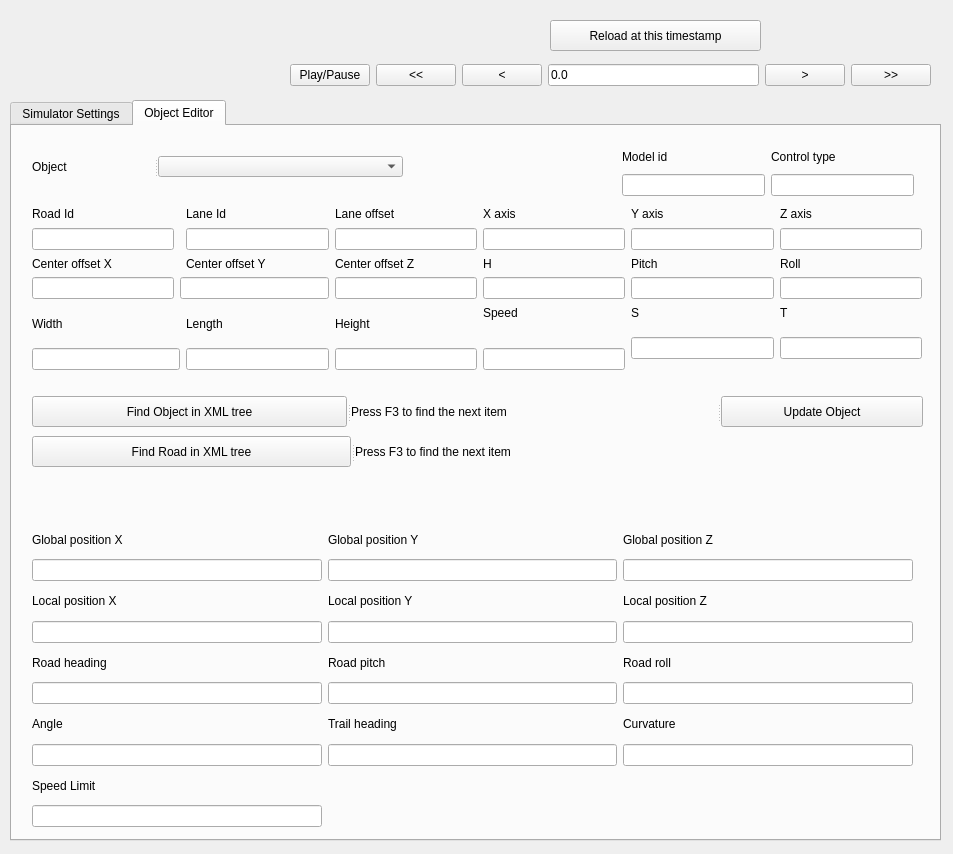
<?xml version="1.0" encoding="UTF-8"?>
<ui version="4.0">
 <class>MainWindow</class>
 <widget class="QMainWindow" name="MainWindow">
  <property name="geometry">
   <rect>
    <x>0</x>
    <y>0</y>
    <width>953</width>
    <height>854</height>
   </rect>
  </property>
  <property name="windowTitle">
   <string>MainWindow</string>
  </property>
  <widget class="QWidget" name="centralwidget">
   <widget class="QPushButton" name="pushButton_reload">
    <property name="geometry">
     <rect>
      <x>550</x>
      <y>20</y>
      <width>211</width>
      <height>31</height>
     </rect>
    </property>
    <property name="text">
     <string>Reload at this timestamp</string>
    </property>
   </widget>
   <widget class="QTabWidget" name="tabWidget">
    <property name="enabled">
     <bool>true</bool>
    </property>
    <property name="geometry">
     <rect>
      <x>10</x>
      <y>100</y>
      <width>931</width>
      <height>741</height>
     </rect>
    </property>
    <property name="currentIndex">
     <number>1</number>
    </property>
    <property name="usesScrollButtons">
     <bool>true</bool>
    </property>
    <property name="documentMode">
     <bool>false</bool>
    </property>
    <property name="tabBarAutoHide">
     <bool>false</bool>
    </property>
    <widget class="QWidget" name="tab_viewer">
     <attribute name="title">
      <string>Simulator Settings</string>
     </attribute>
     <widget class="QWidget" name="layoutWidget">
      <property name="geometry">
       <rect>
        <x>730</x>
        <y>30</y>
        <width>182</width>
        <height>91</height>
       </rect>
      </property>
      <layout class="QGridLayout" name="gridLayout_2">
       <item row="0" column="0">
        <widget class="QLabel" name="label_">
         <property name="text">
          <string>x →</string>
         </property>
        </widget>
       </item>
       <item row="0" column="1">
        <widget class="QLineEdit" name="lineEdit_window_x">
         <property name="text">
          <string>60</string>
         </property>
        </widget>
       </item>
       <item row="0" column="2">
        <widget class="QLabel" name="label_window_w">
         <property name="text">
          <string>w ↔</string>
         </property>
        </widget>
       </item>
       <item row="0" column="3">
        <widget class="QLineEdit" name="lineEdit_window_w">
         <property name="text">
          <string>800</string>
         </property>
        </widget>
       </item>
       <item row="1" column="0">
        <widget class="QLabel" name="label_window_y">
         <property name="text">
          <string>y↓</string>
         </property>
        </widget>
       </item>
       <item row="1" column="1">
        <widget class="QLineEdit" name="lineEdit_window_y">
         <property name="text">
          <string>60</string>
         </property>
        </widget>
       </item>
       <item row="1" column="2">
        <widget class="QLabel" name="label_window_h">
         <property name="text">
          <string>h ↕</string>
         </property>
        </widget>
       </item>
       <item row="1" column="3">
        <widget class="QLineEdit" name="lineEdit_window_h">
         <property name="text">
          <string>400</string>
         </property>
        </widget>
       </item>
      </layout>
     </widget>
     <widget class="QWidget" name="layoutWidget">
      <property name="geometry">
       <rect>
        <x>10</x>
        <y>130</y>
        <width>901</width>
        <height>131</height>
       </rect>
      </property>
      <layout class="QVBoxLayout" name="verticalLayout_2">
       <item>
        <widget class="QCheckBox" name="checkBox_disable_ctrls">
         <property name="text">
          <string>Disable controls (Checked: Any controller will be disabled / Unchecked: Controllers applied according to OSC file)</string>
         </property>
        </widget>
       </item>
       <item>
        <widget class="QCheckBox" name="checkBox_use_viewer">
         <property name="text">
          <string>User viewer ( DO NOT CHANGE)</string>
         </property>
         <property name="checked">
          <bool>true</bool>
         </property>
        </widget>
       </item>
       <item>
        <widget class="QCheckBox" name="checkBox_record">
         <property name="text">
          <string>Create recording for later playback 0=no recording</string>
         </property>
        </widget>
       </item>
       <item>
        <widget class="QCheckBox" name="checkBox_threads">
         <property name="text">
          <string>Threads (Checked: viewer in a separate thread, parallel to scenario engine</string>
         </property>
         <property name="checked">
          <bool>true</bool>
         </property>
        </widget>
       </item>
      </layout>
     </widget>
     <widget class="QLabel" name="label_logfile_2">
      <property name="geometry">
       <rect>
        <x>750</x>
        <y>0</y>
        <width>121</width>
        <height>31</height>
       </rect>
      </property>
      <property name="text">
       <string>Window settings</string>
      </property>
     </widget>
     <widget class="QWidget" name="layoutWidget">
      <property name="geometry">
       <rect>
        <x>10</x>
        <y>270</y>
        <width>901</width>
        <height>191</height>
       </rect>
      </property>
      <layout class="QVBoxLayout" name="verticalLayout">
       <item>
        <widget class="QLabel" name="label_oscfilename">
         <property name="text">
          <string>(filename.xosc)</string>
         </property>
        </widget>
       </item>
       <item>
        <widget class="QLabel" name="label_odrfilename">
         <property name="text">
          <string>(filename.xodr)</string>
         </property>
        </widget>
       </item>
       <item>
        <widget class="QLabel" name="label_osgfilename">
         <property name="text">
          <string>(filename.osg)</string>
         </property>
        </widget>
       </item>
       <item>
        <widget class="QPushButton" name="pushButton_osgview">
         <property name="text">
          <string>Open OSGEdit</string>
         </property>
        </widget>
       </item>
      </layout>
     </widget>
     <widget class="QWidget" name="layoutWidget">
      <property name="geometry">
       <rect>
        <x>10</x>
        <y>30</y>
        <width>201</width>
        <height>58</height>
       </rect>
      </property>
      <layout class="QGridLayout" name="gridLayout_3">
       <item row="0" column="0">
        <widget class="QPushButton" name="pushButton_addpath">
         <property name="text">
          <string>Add path</string>
         </property>
        </widget>
       </item>
       <item row="0" column="1">
        <widget class="QPushButton" name="pushButton_clearpath">
         <property name="text">
          <string>Clear path</string>
         </property>
        </widget>
       </item>
       <item row="1" column="0">
        <widget class="QPushButton" name="pushButton_logfile">
         <property name="text">
          <string>Add OSI log file</string>
         </property>
        </widget>
       </item>
       <item row="1" column="1">
        <widget class="QPushButton" name="pushButton_clearlog">
         <property name="text">
          <string>Clear path</string>
         </property>
        </widget>
       </item>
      </layout>
     </widget>
     <widget class="QWidget" name="layoutWidget">
      <property name="geometry">
       <rect>
        <x>220</x>
        <y>30</y>
        <width>511</width>
        <height>61</height>
       </rect>
      </property>
      <layout class="QVBoxLayout" name="verticalLayout_3">
       <item>
        <widget class="QLabel" name="label_path">
         <property name="text">
          <string>(empty)</string>
         </property>
        </widget>
       </item>
       <item>
        <widget class="QLabel" name="label_logfile">
         <property name="text">
          <string>(empty)</string>
         </property>
        </widget>
       </item>
      </layout>
     </widget>
     <widget class="QWidget" name="layoutWidget">
      <property name="geometry">
       <rect>
        <x>10</x>
        <y>100</y>
        <width>208</width>
        <height>27</height>
       </rect>
      </property>
      <layout class="QHBoxLayout" name="horizontalLayout_2">
       <item>
        <widget class="QLabel" name="label_host">
         <property name="text">
          <string>OSI host</string>
         </property>
        </widget>
       </item>
       <item>
        <widget class="QLineEdit" name="lineEdit_host">
         <property name="text">
          <string>127.0.0.1</string>
         </property>
        </widget>
       </item>
      </layout>
     </widget>
    </widget>
    <widget class="QWidget" name="tab_obj">
     <attribute name="title">
      <string>Object Editor</string>
     </attribute>
     <widget class="QWidget" name="layoutWidget">
      <property name="geometry">
       <rect>
        <x>20</x>
        <y>80</y>
        <width>890</width>
        <height>164</height>
       </rect>
      </property>
      <layout class="QGridLayout" name="gridLayout">
       <item row="0" column="0">
        <widget class="QLabel" name="label_roadid">
         <property name="text">
          <string>Road Id</string>
         </property>
        </widget>
       </item>
       <item row="0" column="2">
        <widget class="QLabel" name="label_laneid">
         <property name="text">
          <string>Lane Id</string>
         </property>
        </widget>
       </item>
       <item row="0" column="3">
        <widget class="QLabel" name="label_laneoffset">
         <property name="text">
          <string>Lane offset</string>
         </property>
        </widget>
       </item>
       <item row="0" column="4">
        <widget class="QLabel" name="label_x">
         <property name="text">
          <string>X axis</string>
         </property>
        </widget>
       </item>
       <item row="0" column="5">
        <widget class="QLabel" name="label_y">
         <property name="text">
          <string>Y axis</string>
         </property>
        </widget>
       </item>
       <item row="0" column="6">
        <widget class="QLabel" name="label_z">
         <property name="text">
          <string>Z axis</string>
         </property>
        </widget>
       </item>
       <item row="1" column="0">
        <widget class="QLineEdit" name="lineEdit_roadid"/>
       </item>
       <item row="1" column="2">
        <widget class="QLineEdit" name="lineEdit_laneid"/>
       </item>
       <item row="1" column="3">
        <widget class="QLineEdit" name="lineEdit_laneoffset"/>
       </item>
       <item row="1" column="4">
        <widget class="QLineEdit" name="lineEdit_x"/>
       </item>
       <item row="1" column="5">
        <widget class="QLineEdit" name="lineEdit_y"/>
       </item>
       <item row="1" column="6">
        <widget class="QLineEdit" name="lineEdit_z"/>
       </item>
       <item row="2" column="0">
        <widget class="QLabel" name="label_centeroffsetx">
         <property name="text">
          <string>Center offset X</string>
         </property>
        </widget>
       </item>
       <item row="2" column="2">
        <widget class="QLabel" name="label_centeroffsety">
         <property name="text">
          <string>Center offset Y</string>
         </property>
        </widget>
       </item>
       <item row="2" column="3">
        <widget class="QLabel" name="label_centeroffsetz">
         <property name="text">
          <string>Center offset Z</string>
         </property>
        </widget>
       </item>
       <item row="2" column="4">
        <widget class="QLabel" name="label_h">
         <property name="text">
          <string>H</string>
         </property>
        </widget>
       </item>
       <item row="2" column="5">
        <widget class="QLabel" name="label_pitch">
         <property name="text">
          <string>Pitch</string>
         </property>
        </widget>
       </item>
       <item row="2" column="6">
        <widget class="QLabel" name="label_roll">
         <property name="text">
          <string>Roll</string>
         </property>
        </widget>
       </item>
       <item row="3" column="0">
        <widget class="QLineEdit" name="lineEdit_centeroffsetx"/>
       </item>
       <item row="3" column="1" colspan="2">
        <widget class="QLineEdit" name="lineEdit_centeroffsety"/>
       </item>
       <item row="3" column="3">
        <widget class="QLineEdit" name="lineEdit_centeroffsetz"/>
       </item>
       <item row="3" column="4">
        <widget class="QLineEdit" name="lineEdit_h"/>
       </item>
       <item row="3" column="5">
        <widget class="QLineEdit" name="lineEdit_p"/>
       </item>
       <item row="3" column="6">
        <widget class="QLineEdit" name="lineEdit_r"/>
       </item>
       <item row="4" column="0" rowspan="2">
        <widget class="QLabel" name="label_width">
         <property name="text">
          <string>Width</string>
         </property>
        </widget>
       </item>
       <item row="4" column="2" rowspan="2">
        <widget class="QLabel" name="label_length">
         <property name="text">
          <string>Length</string>
         </property>
        </widget>
       </item>
       <item row="4" column="3" rowspan="2">
        <widget class="QLabel" name="label_height">
         <property name="text">
          <string>Height</string>
         </property>
        </widget>
       </item>
       <item row="4" column="4">
        <widget class="QLabel" name="label_speed">
         <property name="text">
          <string>Speed</string>
         </property>
        </widget>
       </item>
       <item row="4" column="5">
        <widget class="QLabel" name="label_s">
         <property name="text">
          <string>S</string>
         </property>
        </widget>
       </item>
       <item row="4" column="6">
        <widget class="QLabel" name="label_t">
         <property name="text">
          <string>T</string>
         </property>
        </widget>
       </item>
       <item row="5" column="5" rowspan="2">
        <widget class="QLineEdit" name="lineEdit_s"/>
       </item>
       <item row="5" column="6" rowspan="2">
        <widget class="QLineEdit" name="lineEdit_t"/>
       </item>
       <item row="6" column="0" colspan="2">
        <widget class="QLineEdit" name="lineEdit_width"/>
       </item>
       <item row="6" column="2">
        <widget class="QLineEdit" name="lineEdit_length"/>
       </item>
       <item row="6" column="3">
        <widget class="QLineEdit" name="lineEdit_height"/>
       </item>
       <item row="6" column="4">
        <widget class="QLineEdit" name="lineEdit_speed"/>
       </item>
      </layout>
     </widget>
     <widget class="QWidget" name="layoutWidget">
      <property name="geometry">
       <rect>
        <x>610</x>
        <y>20</y>
        <width>292</width>
        <height>50</height>
       </rect>
      </property>
      <layout class="QGridLayout" name="gridLayout_5">
       <item row="0" column="0">
        <widget class="QLabel" name="label_modelid">
         <property name="text">
          <string>Model id</string>
         </property>
        </widget>
       </item>
       <item row="0" column="1">
        <widget class="QLabel" name="label_controltype">
         <property name="text">
          <string>Control type</string>
         </property>
        </widget>
       </item>
       <item row="1" column="0">
        <widget class="QLineEdit" name="lineEdit_model_id"/>
       </item>
       <item row="1" column="1">
        <widget class="QLineEdit" name="lineEdit_ctrl_type"/>
       </item>
      </layout>
     </widget>
     <widget class="QSplitter" name="splitter_3">
      <property name="geometry">
       <rect>
        <x>20</x>
        <y>30</y>
        <width>371</width>
        <height>21</height>
       </rect>
      </property>
      <property name="orientation">
       <enum>Qt::Horizontal</enum>
      </property>
      <widget class="QLabel" name="label_objecttext">
       <property name="text">
        <string>Object</string>
       </property>
      </widget>
      <widget class="QComboBox" name="comboBox_objects">
       <property name="editable">
        <bool>false</bool>
       </property>
      </widget>
     </widget>
     <widget class="QSplitter" name="splitter_4">
      <property name="geometry">
       <rect>
        <x>20</x>
        <y>270</y>
        <width>891</width>
        <height>31</height>
       </rect>
      </property>
      <property name="orientation">
       <enum>Qt::Horizontal</enum>
      </property>
      <widget class="QPushButton" name="pushButton_findobj">
       <property name="text">
        <string>Find Object in XML tree</string>
       </property>
      </widget>
      <widget class="QLabel" name="label_findtext1">
       <property name="text">
        <string>Press F3 to find the next item</string>
       </property>
      </widget>
      <widget class="QPushButton" name="pushButton_obj">
       <property name="text">
        <string>Update Object</string>
       </property>
      </widget>
     </widget>
     <widget class="QWidget" name="layoutWidget_2">
      <property name="geometry">
       <rect>
        <x>20</x>
        <y>400</y>
        <width>881</width>
        <height>301</height>
       </rect>
      </property>
      <layout class="QGridLayout" name="gridLayout_6">
       <item row="0" column="0">
        <widget class="QLabel" name="label_global_pos_x">
         <property name="text">
          <string>Global position X</string>
         </property>
        </widget>
       </item>
       <item row="0" column="1">
        <widget class="QLabel" name="label_global_pos_y">
         <property name="text">
          <string>Global position Y</string>
         </property>
        </widget>
       </item>
       <item row="0" column="2">
        <widget class="QLabel" name="label_global_pos_z">
         <property name="text">
          <string>Global position Z</string>
         </property>
        </widget>
       </item>
       <item row="1" column="0">
        <widget class="QLineEdit" name="lineEdit_global_pos_x"/>
       </item>
       <item row="1" column="1">
        <widget class="QLineEdit" name="lineEdit_global_pos_y"/>
       </item>
       <item row="1" column="2">
        <widget class="QLineEdit" name="lineEdit_global_pos_z"/>
       </item>
       <item row="2" column="0">
        <widget class="QLabel" name="label_local_pos_x">
         <property name="text">
          <string>Local position X</string>
         </property>
        </widget>
       </item>
       <item row="2" column="1">
        <widget class="QLabel" name="label_local_pos_y">
         <property name="text">
          <string>Local position Y</string>
         </property>
        </widget>
       </item>
       <item row="2" column="2">
        <widget class="QLabel" name="label_local_pos_z">
         <property name="text">
          <string>Local position Z</string>
         </property>
        </widget>
       </item>
       <item row="3" column="0">
        <widget class="QLineEdit" name="lineEdit_local_pos_x">
         <property name="text">
          <string/>
         </property>
        </widget>
       </item>
       <item row="3" column="1">
        <widget class="QLineEdit" name="lineEdit_local_pos_y">
         <property name="text">
          <string/>
         </property>
        </widget>
       </item>
       <item row="3" column="2">
        <widget class="QLineEdit" name="lineEdit_local_pos_z">
         <property name="text">
          <string/>
         </property>
        </widget>
       </item>
       <item row="4" column="0">
        <widget class="QLabel" name="label_road_heading">
         <property name="text">
          <string>Road heading</string>
         </property>
        </widget>
       </item>
       <item row="4" column="1">
        <widget class="QLabel" name="label_road_pitch">
         <property name="text">
          <string>Road pitch</string>
         </property>
        </widget>
       </item>
       <item row="4" column="2">
        <widget class="QLabel" name="label_road_roll">
         <property name="text">
          <string>Road roll</string>
         </property>
        </widget>
       </item>
       <item row="5" column="0">
        <widget class="QLineEdit" name="lineEdit_road_heading"/>
       </item>
       <item row="5" column="1">
        <widget class="QLineEdit" name="lineEdit_road_pitch"/>
       </item>
       <item row="5" column="2">
        <widget class="QLineEdit" name="lineEdit_road_roll"/>
       </item>
       <item row="6" column="0">
        <widget class="QLabel" name="label_angle">
         <property name="text">
          <string>Angle</string>
         </property>
        </widget>
       </item>
       <item row="6" column="1">
        <widget class="QLabel" name="label_trail_heading">
         <property name="text">
          <string>Trail heading</string>
         </property>
        </widget>
       </item>
       <item row="6" column="2">
        <widget class="QLabel" name="label_curvature">
         <property name="text">
          <string>Curvature</string>
         </property>
        </widget>
       </item>
       <item row="7" column="0">
        <widget class="QLineEdit" name="lineEdit_angle"/>
       </item>
       <item row="7" column="1">
        <widget class="QLineEdit" name="lineEdit_trail_heading"/>
       </item>
       <item row="7" column="2">
        <widget class="QLineEdit" name="lineEdit_curvature"/>
       </item>
       <item row="8" column="0">
        <widget class="QLabel" name="label_speed_limit">
         <property name="text">
          <string>Speed Limit</string>
         </property>
        </widget>
       </item>
       <item row="9" column="0">
        <widget class="QLineEdit" name="lineEdit_speed_limit"/>
       </item>
      </layout>
     </widget>
     <widget class="QSplitter" name="splitter_5">
      <property name="geometry">
       <rect>
        <x>20</x>
        <y>310</y>
        <width>711</width>
        <height>31</height>
       </rect>
      </property>
      <property name="orientation">
       <enum>Qt::Horizontal</enum>
      </property>
      <widget class="QPushButton" name="pushButton_findroad">
       <property name="text">
        <string>Find Road in XML tree</string>
       </property>
      </widget>
      <widget class="QLabel" name="label_findtext2">
       <property name="text">
        <string>Press F3 to find the next item</string>
       </property>
      </widget>
     </widget>
    </widget>
   </widget>
   <widget class="QWidget" name="layoutWidget">
    <property name="geometry">
     <rect>
      <x>290</x>
      <y>50</y>
      <width>641</width>
      <height>51</height>
     </rect>
    </property>
    <layout class="QHBoxLayout" name="horizontalLayout">
     <item>
      <widget class="QPushButton" name="pushButton_play_pause">
       <property name="text">
        <string>Play/Pause</string>
       </property>
      </widget>
     </item>
     <item>
      <widget class="QPushButton" name="pushButton_bigstepbackward">
       <property name="text">
        <string>&lt;&lt;</string>
       </property>
      </widget>
     </item>
     <item>
      <widget class="QPushButton" name="pushButton_stepbackward">
       <property name="text">
        <string>&lt;</string>
       </property>
      </widget>
     </item>
     <item>
      <widget class="QLineEdit" name="lineEdit_timestamp">
       <property name="text">
        <string>0.0</string>
       </property>
      </widget>
     </item>
     <item>
      <widget class="QPushButton" name="pushButton_stepforward">
       <property name="text">
        <string>&gt;</string>
       </property>
      </widget>
     </item>
     <item>
      <widget class="QPushButton" name="pushButton_bigstepforward">
       <property name="text">
        <string>&gt;&gt;</string>
       </property>
      </widget>
     </item>
    </layout>
   </widget>
  </widget>
  <action name="actionOpen_scenario">
   <property name="text">
    <string>Open Scenario</string>
   </property>
  </action>
  <action name="actionSave_Recording">
   <property name="text">
    <string>&amp;Save Recording</string>
   </property>
  </action>
  <action name="actionAdd_path">
   <property name="text">
    <string>Add path</string>
   </property>
  </action>
  <action name="actionClear_paths">
   <property name="text">
    <string>Clear Paths</string>
   </property>
  </action>
  <action name="actionOSI_log_file">
   <property name="text">
    <string>OSI log file</string>
   </property>
  </action>
  <action name="actionQtEsmini">
   <property name="text">
    <string>&amp;QtEsmini</string>
   </property>
  </action>
  <action name="actionEsmini">
   <property name="text">
    <string>Esmini</string>
   </property>
  </action>
  <action name="actionLicense">
   <property name="text">
    <string>License</string>
   </property>
  </action>
  <action name="actionOpen_Drive">
   <property name="text">
    <string>Open Scene</string>
   </property>
  </action>
 </widget>
 <resources/>
 <connections/>
</ui>
